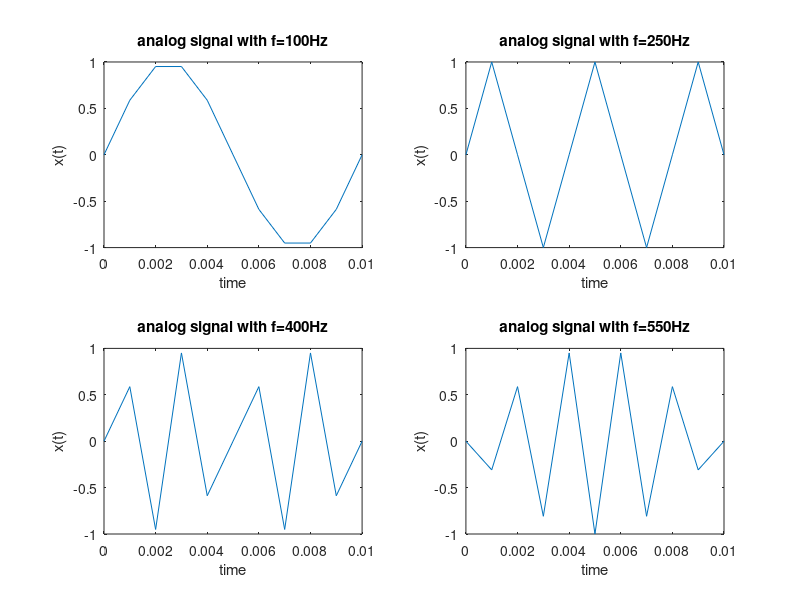
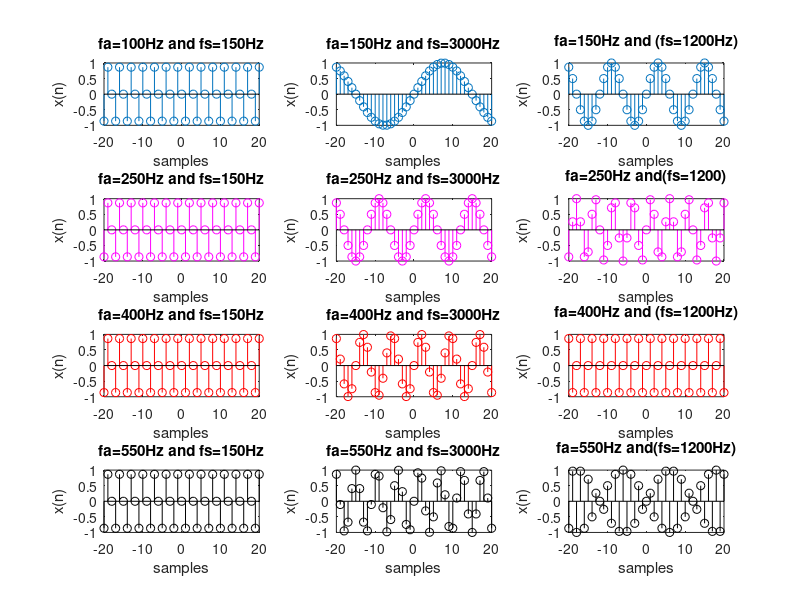

Write the MATLAB code that produced these figures, in order.
clc;clear all;close all;
t=0:0.001:0.01;

A1=sin(2*pi*100*t);%analog frequency 100Hz
figure(1)
subplot(2,2,1);
plot(t,A1);
xlabel('time');
ylabel('x(t)');
title('analog signal with f=100Hz');

A2=sin(2*pi*250*t);%analog frequency 250Hz
figure(1)
subplot(2,2,2);
plot(t,A2);
xlabel('time');
ylabel('x(t)');
title('analog signal with f=250Hz');

A3=sin(2*pi*400*t);%analog frequency 400Hz
figure(1)
subplot(2,2,3);
plot(t,A3);
xlabel('time');
ylabel('x(t)');
title('analog signal with f=400Hz');

A4=sin(2*pi*550*t);%analog frequency 555Hz
figure(1)
subplot(2,2,4);
plot(t,A4);
xlabel('time');
ylabel('x(t)');
title('analog signal with f=550Hz');

Fs=150;%sampling frequency 150Hz < 2(Fa)
n=-20:20;
x1=sin(2*pi*n*100/Fs);%f=fa+k fs here k=1 so f=100+0(150)=>100Hz
figure(2)
subplot(4,3,1);
stem(n,x1);
xlabel('samples');
ylabel('x(n)');
title('fa=100Hz and fs=150Hz');
hold on;

x2=sin(2*pi*n*250/Fs);%f=fa+k fs here k=1 so f=100+1(150)=>250Hz
figure(2)
subplot(4,3,4);
stem(n,x2,'m');
xlabel('samples');
ylabel('x(n)');
title('fa=250Hz and fs=150Hz');
hold on;

x3=sin(2*pi*n*400/Fs);%f=fa+k fs here k=1 so f=100+2(150)=>400Hz
figure(2)
subplot(4,3,7);
stem(n,x3,'r');
xlabel('samples');
ylabel('x(n)');
title('fa=400Hz and fs=150Hz');
hold on;

x4=sin(2*pi*n*550/Fs);%f=fa+k fs here k=1 so f=100+3(150)=>550Hz
figure(2)
subplot(4,3,10);
stem(n,x4,'k');
xlabel('samples');
ylabel('x(n)');
title('fa=550Hz and fs=150Hz');

Fs2=3000;%sampling frequency is 1000hz which is 10 times greater than original frequency
x5=sin(2*pi*n*100/Fs2);
figure(2)
subplot(4,3,2);
stem(n,x5);
xlabel('samples');
ylabel('x(n)');
title('fa=150Hz and fs=3000Hz');

x6=sin(2*pi*n*250/Fs2);
figure(2)
subplot(4,3,5);
stem(n,x6,'m');
xlabel('samples');
ylabel('x(n)');
title('fa=250Hz and fs=3000Hz');

x7=sin(2*pi*n*400/Fs2);
figure(2)
subplot(4,3,8);
stem(n,x7,'r');
xlabel('samples');
ylabel('x(n)');
title('fa=400Hz and fs=3000Hz');

x8=sin(2*pi*n*550/Fs2);
figure(2)
subplot(4,3,11);
stem(n,x8,'k');
xlabel('samples');
ylabel('x(n)');
title('fa=550Hz and fs=3000Hz');

Fs3=1200;%sampling frequency is 1000hz which is equal to original frequency
x9=sin(2*pi*n*100/Fs3);
figure(2)
subplot(4,3,3);
stem(n,x9);
xlabel('samples');
ylabel('x(n)');
title('fa=150Hz and (fs=1200Hz)');

x10=sin(2*pi*n*250/Fs3);
figure(2)
subplot(4,3,6);
stem(n,x10,'m');
xlabel('samples');
ylabel('x(n)');
title('fa=250Hz and(fs=1200)');

x11=sin(2*pi*n*400/Fs3);
figure(2)
subplot(4,3,9);
stem(n,x11,'r');
xlabel('samples');
ylabel('x(n)');
title('fa=400Hz and (fs=1200Hz)');

x12=sin(2*pi*n*550/Fs3);
figure(2)
subplot(4,3,12);
stem(n,x12,'k');
xlabel('samples');
ylabel('x(n)');
title('fa=550Hz and(fs=1200Hz)');
